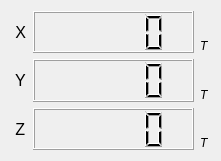
        <widget class="QWidget" name="layoutWidget_5">
         <property name="geometry">
          <rect>
           <x>530</x>
           <y>220</y>
           <width>221</width>
           <height>161</height>
          </rect>
         </property>
         <layout class="QGridLayout" name="gridLayout_6" columnstretch="0,1,0">
          <item row="0" column="1">
           <widget class="QLCDNumber" name="labelMagX"/>
          </item>
          <item row="0" column="0">
           <widget class="QLabel" name="label_36">
            <property name="font">
             <font>
              <pointsize>12</pointsize>
              <italic>false</italic>
             </font>
            </property>
            <property name="text">
             <string> X</string>
            </property>
           </widget>
          </item>
          <item row="1" column="0">
           <widget class="QLabel" name="label_32">
            <property name="font">
             <font>
              <pointsize>12</pointsize>
              <italic>false</italic>
             </font>
            </property>
            <property name="text">
             <string> Y</string>
            </property>
           </widget>
          </item>
          <item row="2" column="0">
           <widget class="QLabel" name="label_33">
            <property name="font">
             <font>
              <pointsize>12</pointsize>
              <italic>false</italic>
             </font>
            </property>
            <property name="text">
             <string> Z</string>
            </property>
           </widget>
          </item>
          <item row="2" column="1">
           <widget class="QLCDNumber" name="labelMagZ"/>
          </item>
          <item row="1" column="1">
           <widget class="QLCDNumber" name="labelMagY">
            <property name="maximumSize">
             <size>
              <width>179</width>
              <height>16777215</height>
             </size>
            </property>
           </widget>
          </item>
          <item row="2" column="2">
           <widget class="QLabel" name="label_35">
            <property name="font">
             <font>
              <italic>true</italic>
             </font>
            </property>
            <property name="text">
             <string>T</string>
            </property>
            <property name="alignment">
             <set>Qt::AlignBottom|Qt::AlignLeading|Qt::AlignLeft</set>
            </property>
           </widget>
          </item>
          <item row="1" column="2">
           <widget class="QLabel" name="label_31">
            <property name="font">
             <font>
              <italic>true</italic>
             </font>
            </property>
            <property name="text">
             <string>T</string>
            </property>
            <property name="alignment">
             <set>Qt::AlignBottom|Qt::AlignLeading|Qt::AlignLeft</set>
            </property>
           </widget>
          </item>
          <item row="0" column="2">
           <widget class="QLabel" name="label_34">
            <property name="font">
             <font>
              <italic>true</italic>
             </font>
            </property>
            <property name="text">
             <string>T</string>
            </property>
            <property name="alignment">
             <set>Qt::AlignBottom|Qt::AlignLeading|Qt::AlignLeft</set>
            </property>
           </widget>
          </item>
         </layout>
        </widget>
